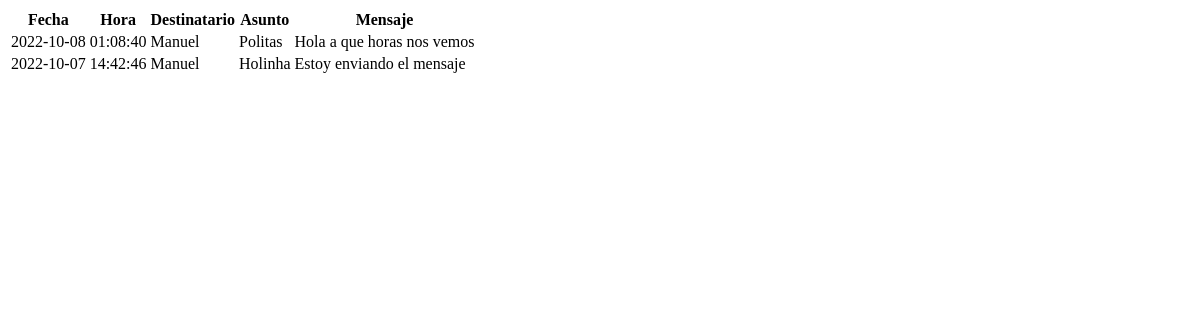
Before: /historialEnviados (signed in) with the older database file.
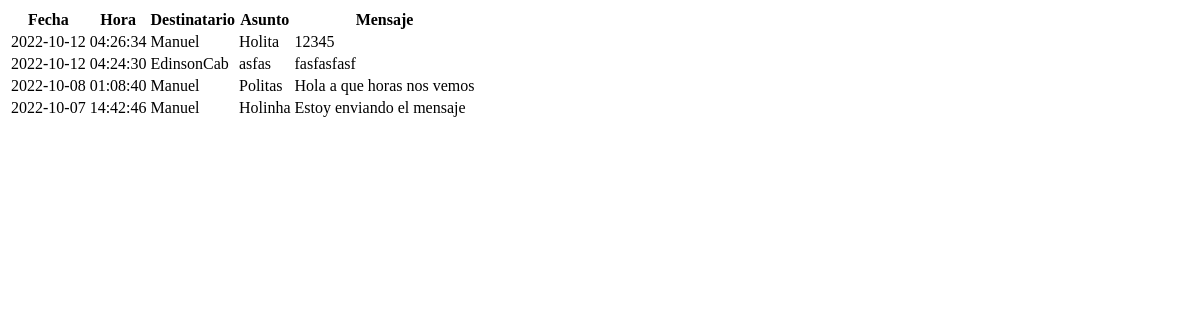
After: the same page with the newer database file.
### tables this page shows
CREATE TABLE mensajeria (id INTEGER PRIMARY KEY AUTOINCREMENT NOT NULL, asunto VARCHAR (100), mensaje VARCHAR (200), fecha VARCHAR (10), hora VARCHAR (8), ID_User_Envia VARCHAR (100), ID_User_Recibe VARCHAR (100), estado VARCHAR (2));

CREATE TABLE usuarios (id INTEGER PRIMARY KEY AUTOINCREMENT NOT NULL UNIQUE, userName VARCHAR, correo VARCHAR UNIQUE, password VARCHAR (100), estado VARCHAR (2), activateCode VARCHAR (30));

### app.py (the view)
@app.route("/historialEnviados", methods=["GET", "POST"])
def historialEnviados():
    resultado = controlador.verEnviados(email_origen)
    return render_template("respuesta.html", datas = resultado)

### controlador.py (called while the page is built)
def verEnviados(correo):
    db = sqlite3.connect("static\mensajeria.db")
    db.row_factory = sqlite3.Row
    cur= db.cursor()
    cur.execute("""SELECT m.asunto, m.mensaje, m.fecha, m.hora, u.userName FROM usuarios u, mensajeria m
                    WHERE u.correo = m.ID_User_Recibe AND m.ID_User_Envia = ? ORDER BY fecha desc, hora desc""",[correo])
    resultado = cur.fetchall()
    return resultado

### templates/respuesta.html
<table class="table table-striped table-hover table-bordered">
    <tr>
        <th>Fecha</th>
        <th>Hora</th>
        <th>Destinatario</th>
        <th>Asunto</th>
        <th>Mensaje</th>
    </tr>
    {% for m in datas %}
    <tr>
        <td>{{ m['fecha'] }}</td>
        <td>{{ m['hora'] }}</td>
        <td>{{ m['userName'] }}</td>
        <td>{{ m['asunto'] }}</td>
        <td>{{ m['mensaje'] }}</td>
    </tr>
    {% endfor %}
</table>

Changed rows visible on the page:
added mensajeria: fecha "2022-10-12", hora "04:26:34", userName "Manuel", asunto "Holita", mensaje "12345"
added mensajeria: fecha "2022-10-12", hora "04:24:30", userName "EdinsonCab", asunto "asfas", mensaje "fasfasfasf"
